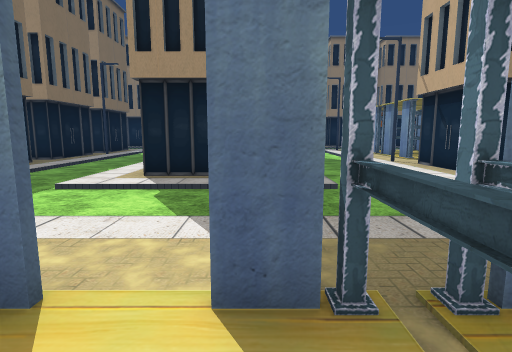
View 1 (above)

24 first-person views from a walk through a Unity game level. The camera is 1.2 m above the floor, tilts 8° down and sees 80° across. The floor is counted in squares, 1 m on a side. Each view is taken from the middle of a square. On the plan, view 1 faces up. The plan holds only what a view shows up to about 13 squares ahead; the rest is blank. The place goes on beyond the plan. Flat ground stands in for the terrain. The player is left out. Some surface patterns are stand-ins.

View 2
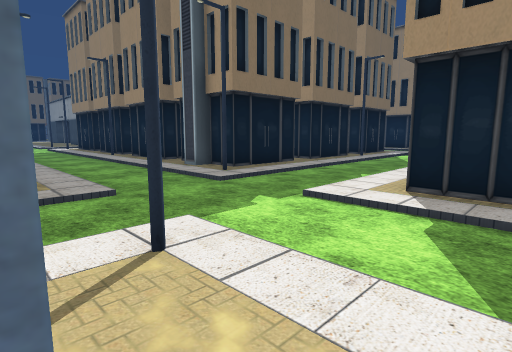

View 3
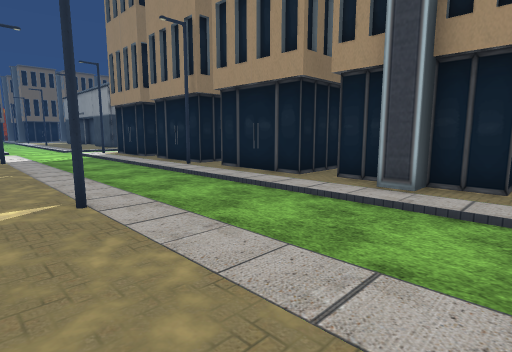

View 4
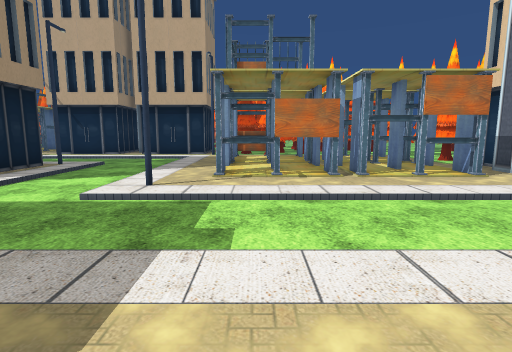

View 5
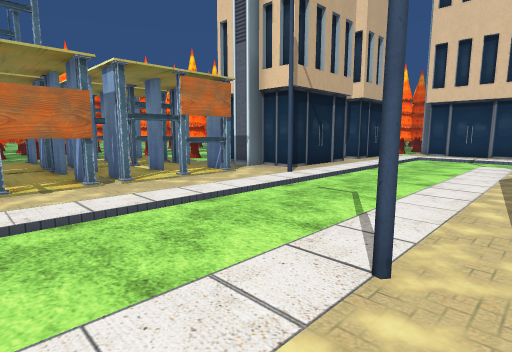

View 6
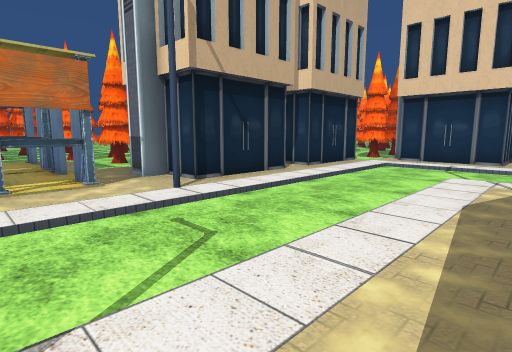

View 7
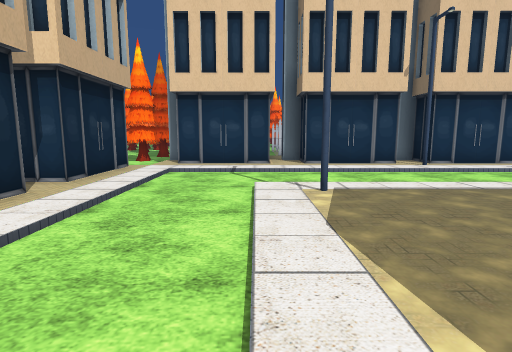

View 8
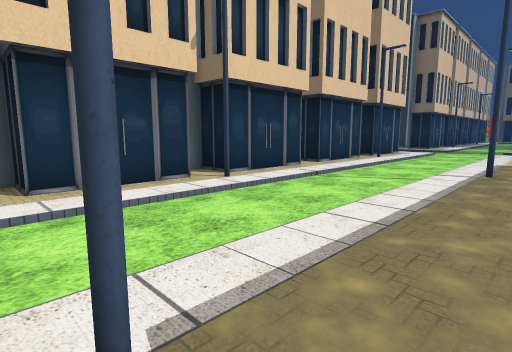

View 9
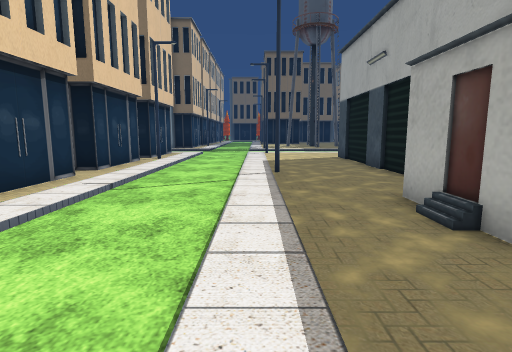

View 10
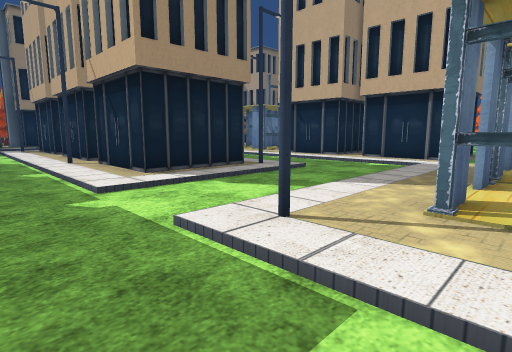

View 11
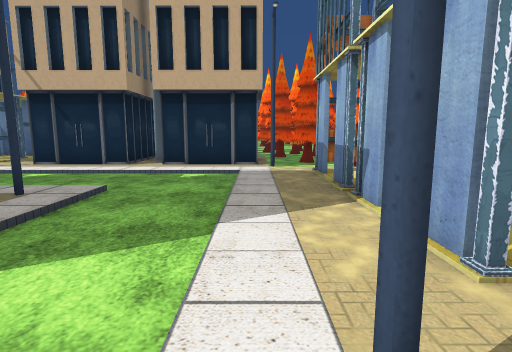

View 12
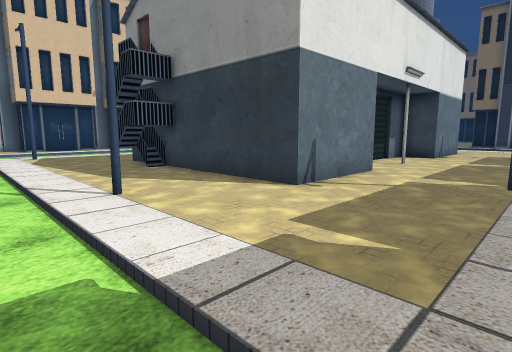

View 13
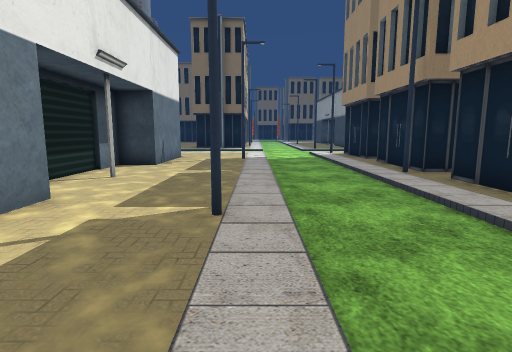

View 14
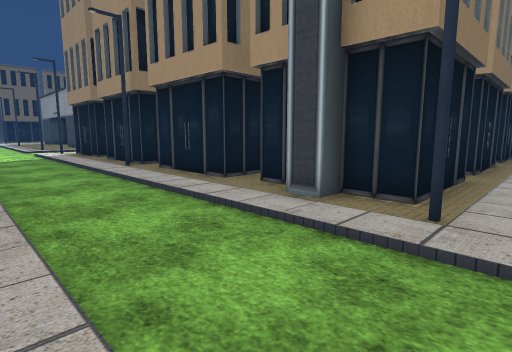

View 15
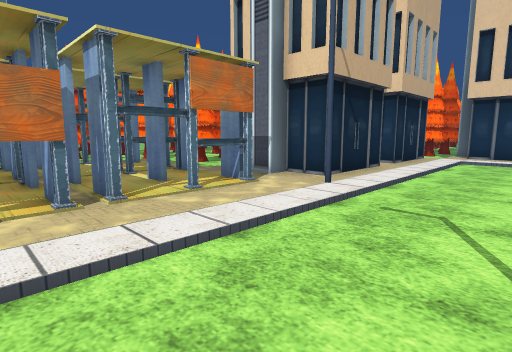

View 16
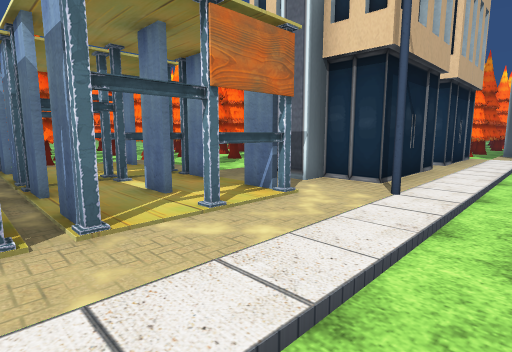

View 17
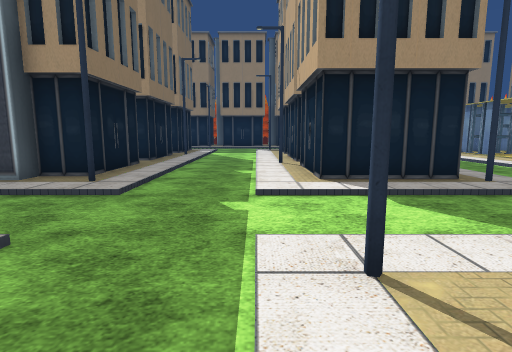

View 18
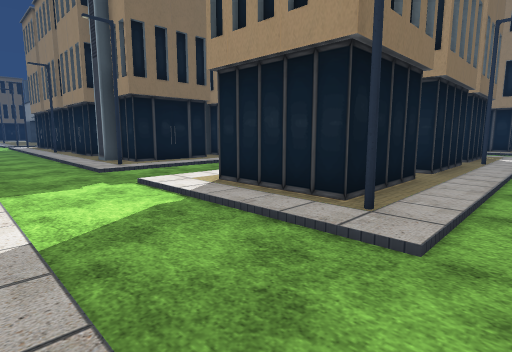

View 19
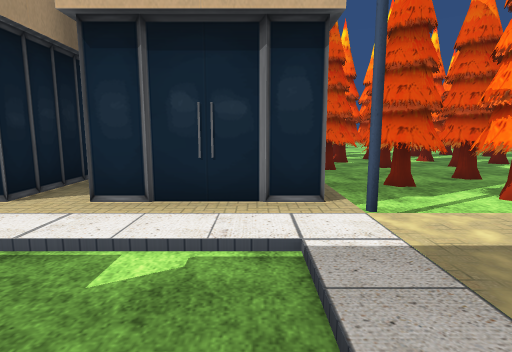

View 20
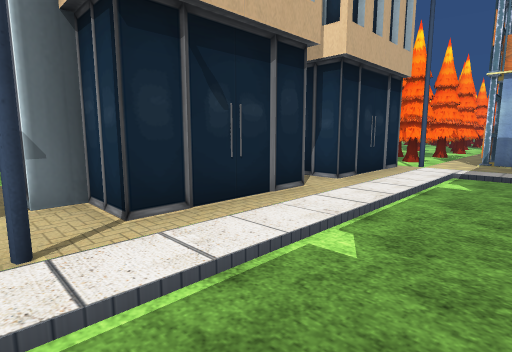

View 21
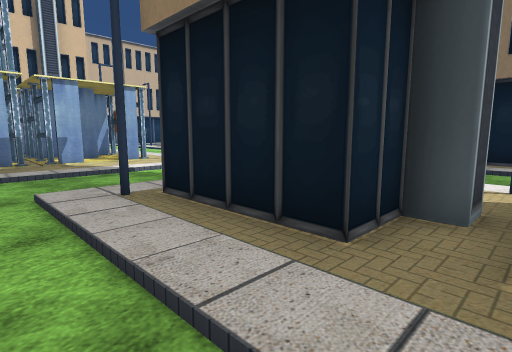

View 22
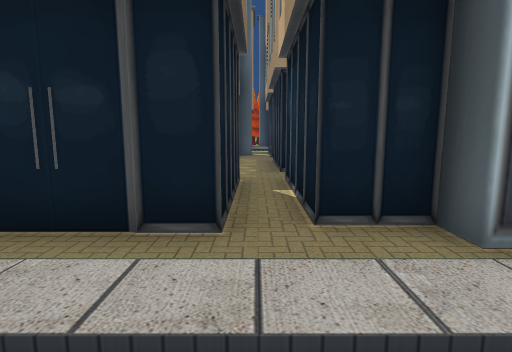

View 23
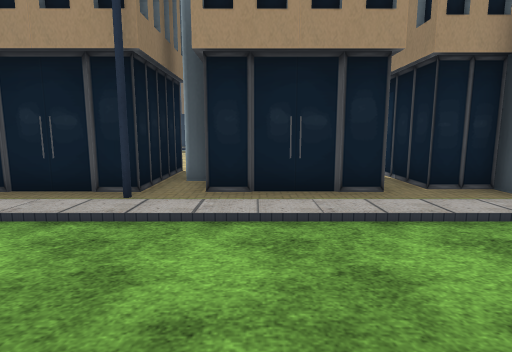

View 24
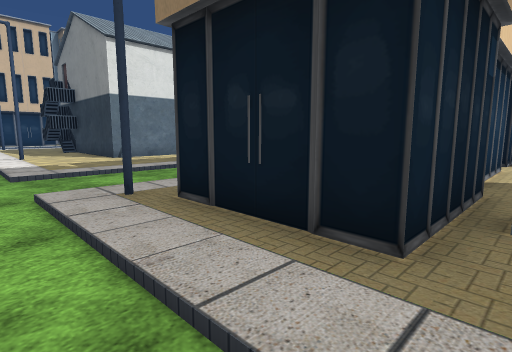

### Floor plan
Key: @ floor where view 1 was taken; # wall or solid block; . main floor; : floor 0.25 m higher than the main floor; / step, stairs or slope; ^ raised ledge; T tree; O other object.
Columns run from 23 left of view 1 to 16 right of it. Each row starts with its distance up from view 1.
 14            OO :/../:OOOO:/..//
 13    O OOOO OOOO:/../#OOO::/../:
 12    O    O O  O:/../:O  O:/../:O
 11     OO  O O  O:/../:O  O:/../:O
 10    O O  O OOOO:/../:O  O:/../:O
  9 OOOO OOOO::OO:#/../:OOOO//../:OOO
  8 :::::::::::::::/../::::::/../::O
  7 ............................/:OO
  6 ............................/:O
  5 ............................/:O
  4 :::::::::::::::/../:::::::::::OOO
  3       :  #    :/../#       ::#.....TT
  2               :/../:  :    OO .TTT.TTTT
  1             :::/../:O   O   O TTTT. TTT
  0 OO      O#O#  :/../:O  @O   O TTTTT T
 -1 OO#     OOO#  :/../: O OOO O     TT
 -2    OOO     #  #/../: O OOO O          TT
 -3            # ::/../:OO  OO  O TT      TT
 -4            #  :/../:OOO OOO O TT     T
 -5            #^ :/../: O   O           T
 -6            ## :/../:
 -7 OOOOO    OO#  :/../# OO  ..   OO
 -8           OO  :/../:OO   .TT  OO
 -9         ###   :/../:O      T
-10          :    :/../:O
-11     #   ::::::#/../:O
-12 :::::::::::::::/../::O
-13 ................../:OO
-14 ................../:O
-15 ................../:O
-16 ::::::::::::::::::::O
-17 OOOO OOOO OOOO OOOO
-18    O    O    O O

Where each view was taken, in squares from view 1:
view 1: 0 up, 0 right, facing up
view 2: 2 up, 1 left, facing up-left
view 3: 2 up, 9 left, facing up-left
view 4: 1 up, 11 left, facing right
view 5: 1 up, 10 left, facing down-right
view 6: 3 down, 10 left, facing down-right
view 7: 5 down, 8 left, facing down
view 8: 10 down, 9 left, facing down-left
view 9: 12 down, 10 left, facing left
view 10: 1 up, 7 left, facing up-right
view 11: 4 up, 5 left, facing right
view 12: 4 up, 7 left, facing down-left
view 13: 4 up, 10 left, facing left
view 14: 4 up, 8 left, facing up-left
view 15: 0 up, 8 left, facing down-right
view 16: 1 down, 6 left, facing down-right
view 17: 1 up, 5 left, facing up
view 18: 4 up, 3 right, facing up-left
view 19: 5 up, 2 right, facing right
view 20: 14 up, 3 right, facing down-right
view 21: 14 up, 3 right, facing down-left
view 22: 6 up, 14 left, facing up
view 23: 3 up, 17 left, facing up
view 24: 14 up, 7 left, facing down-left
